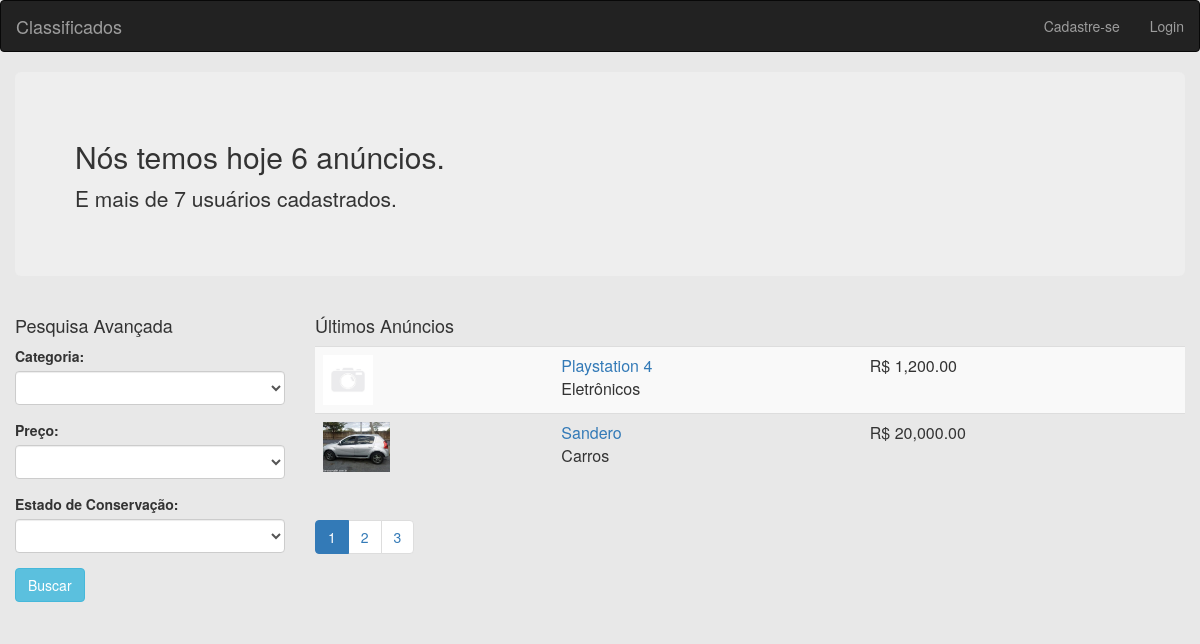
The page / on the database its author committed.
### tables this page shows
CREATE TABLE `anuncios` (
  `id` int(11) unsigned NOT NULL AUTO_INCREMENT,
  `id_usuario` int(11) NOT NULL,
  `id_categoria` int(11) NOT NULL,
  `titulo` varchar(100) DEFAULT NULL,
  `descricao` text,
  `valor` float DEFAULT NULL,
  `estado` int(11) DEFAULT NULL,
  PRIMARY KEY (`id`)
);

### core/controller.php (called while the page is built, shortened)
<?php
	class controller
	{
		public function loadTemplate($viewName, $viewData = array())
		{
			require 'views/template.php';
		}
		public function loadViewInTemplate($viewName, $viewData = array())
		{
			extract($viewData);
			require 'views/'.$viewName.'.php';
		}
	}
?>

### controllers/homeController.php (called while the page is built, shortened)
<?php
	class homeController extends controller
	{
		public function index($param_get = "", $filtros_cat_get = "",  $filtros_pre_get = "",  $filtros_est_get = "")
		{
			$dados = array();
			$a = new Anuncios();
			$u = new Usuarios();
			$c = new Categorias();
			if(isset($_POST['buscar'])) {
				$filtros['categoria'] = addslashes($_POST['categoria']);
				$filtros['preco']  = addslashes($_POST['preco']);
				$filtros['estado']  = addslashes($_POST['estado']);
			}
			else
			{
				$filtros = array(
				'categoria' => $filtros_cat_get,
				'preco' => $filtros_pre_get,
				'estado' => $filtros_est_get
				);
			}
			$total_anuncios = $a->getTotalAnuncios($filtros);
			$total_usuarios = $u->getTotalUsuarios();
			$p = 1;
			$por_pagina = 2;
			$total_paginas = ceil($total_anuncios / $por_pagina);
			$anuncios = $a->getUltimosAnuncios($p, $por_pagina, $filtros);
			$categorias = $c->getLista();
			$dados['total_anuncios'] = $total_anuncios;
			$dados['total_usuarios'] = $total_usuarios;
			$dados['categorias'] = $categorias;
			$dados['filtros'] = $filtros;
			$dados['anuncios'] = $anuncios;
			$dados['total_paginas'] = $total_paginas;
			$dados['p'] = $p;
			$this->loadTemplate('home', $dados);
		}
	}

### core/Core.php (called while the page is built, shortened)
<?php
	class Core
	{
		public function run()
		{
			$url = '/';
			$params = array();
			if(!empty($url) && $url != "/")
			{
				$url = explode('/', $url);
				array_shift($url);
				$currentController = $url[0].'Controller';
				array_shift($url);
				if(isset($url[0]) && !empty($url[0])){
					$currentAction = $url[0];
					array_shift($url);
				}
				else{
					$currentAction = "index";
				}
				if(count($url) > 0){
					$params = $url;
				}
			}
			else{
				$currentAction = 'index';
			}
			$c = new $currentController();
			call_user_func_array(array($c, $currentAction), $params);
		}
	}
?>

### index.php (called while the page is built, shortened)
<?php
	$core = new Core();
	$core->run();
?>

### models/model.php (called while the page is built, shortened)
<?php
	class model
	{
		public function __construct()
		{
			global $db;
			$this->db = $db;
		}
	}

### models/Anuncios.php (called while the page is built, shortened)
<?php
class Anuncios extends model {
	public function getTotalAnuncios($filtros) {
		$filtrostring = array('1=1');
		$sql = $this->db->prepare("SELECT COUNT(*) as c FROM anuncios WHERE ".implode(' AND ', $filtrostring));
		$sql->execute();
		$row = $sql->fetch();
		return $row['c'];
	}
	public function getUltimosAnuncios($page, $perPage, $filtros) {
		$offset = ($page - 1) * $perPage;
		$array = array();
		$filtrostring = array('1=1');
		$sql = $this->db->prepare("SELECT
			*,
			(select anuncios_imagens.url from anuncios_imagens where anuncios_imagens.id_anuncio = anuncios.id limit 1) as url,
			(select categorias.nome from categorias where categorias.id = anuncios.id_categoria) as categoria
			FROM anuncios WHERE ".implode(' AND ', $filtrostring)." ORDER BY id DESC LIMIT $offset, $perPage");
		$sql->execute();
		if($sql->rowCount() > 0) {
			$array = $sql->fetchAll();
		}
		return $array;
	}
}

### models/Usuarios.php (called while the page is built, shortened)
<?php
class Usuarios extends model
{
	public function getTotalUsuarios() {
		$sql = $this->db->query("SELECT COUNT(*) as c FROM usuarios");
		$row = $sql->fetch();
		return $row['c'];
	}
}
?>

### models/Categorias.php (called while the page is built)
<?php
class Categorias extends model {
	public function getLista() {
		$array = array();
		$sql = $this->db->query("SELECT * FROM categorias");
		if($sql->rowCount() > 0) {
			$array = $sql->fetchAll();
		}
		return $array;
	}
}
?>

### views/home.php (the view, shortened to what this page needs)
<div class="container-fluid">
	<div class="jumbotron">
		<h2>Nós temos hoje <?php echo $total_anuncios; ?> anúncios.</h2>
		<p>E mais de <?php echo $total_usuarios; ?> usuários cadastrados.</p>
	</div>
	<div class="row">
		<div class="col-sm-3">
			<h4>Pesquisa Avançada</h4>
			<form method="POST" action="<?php echo BASE_URL; ?>">
				<div class="form-group">
					<label for="categoria">Categoria:</label>
					<select id="categoria" name="categoria" class="form-control">
						<option></option>
						<?php foreach($categorias as $cat): ?>
						<option value="<?php echo $cat['id']; ?>" <?php echo ($cat['id']==$filtros['categoria'])?'selected="selected"':''; ?>><?php echo utf8_encode($cat['nome']); ?></option>
						<?php endforeach; ?>
					</select>
				</div>
				<div class="form-group">
					<label for="preco">Preço:</label>
					<select id="preco" name="preco" class="form-control">
						<option></option>
						<option value="0-50" <?php echo ($filtros['preco']=='0-50')?'selected="selected"':''; ?>>R$ 0 - 50</option>
					</select>
				</div>
				<div class="form-group">
					<label for="estado">Estado de Conservação:</label>
					<select id="estado" name="estado" class="form-control">
						<option></option>
						<option value="0" <?php echo ($filtros['estado']=='0')?'selected="selected"':''; ?>>Ruim</option>
					</select>
				</div>
				<div class="form-group">
					<input type="submit" name="buscar" class="btn btn-info" value="Buscar" />
				</div>
			</form>
		</div>
		<div class="col-sm-9">
			<h4>Últimos Anúncios</h4>
			<table class="table table-striped">
				<tbody>
					<?php foreach($anuncios as $anuncio): ?>
					<tr>
						<td>
							<?php if(!empty($anuncio['url'])): ?>
							<img src="<?php echo BASE_URL; ?>assets/images/anuncios/<?php echo $anuncio['url']; ?>" height="50" border="0" />
							<?php else: ?>
							<img src="<?php echo BASE_URL; ?>assets/images/default.jpg" height="50" border="0" />
							<?php endif; ?>
						</td>
						<td>
							<a href="<?php echo BASE_URL; ?>produto/abrir/<?php echo $anuncio['id']; ?>"><?php echo $anuncio['titulo']; ?></a><br/>
							<?php echo utf8_encode($anuncio['categoria']); ?>
						</td>
						<td>R$ <?php echo number_format($anuncio['valor'], 2); ?></td>
					</tr>
					<?php endforeach; ?>
				</tbody>
			</table>
			<ul class="pagination">
				<?php for($q=1;$q<=$total_paginas;$q++): ?>
				<li class="<?php echo ($p==$q)?'active':''; ?>"><a href="<?php echo BASE_URL; ?>home/index/<?php
				echo $q;
				?>/<?php echo !empty($filtros['categoria']) ? $filtros['categoria'] : 'sem-categoria'; ?>/<?php echo !empty($filtros['preco']) ? $filtros['preco'] : 'sem-preco'; ?>/<?php echo !empty($filtros['estado']) ? $filtros['estado'] : 'sem-estado'; ?>"><?php echo $q; ?></a></li>
				<?php endfor; ?>
			</ul>
		</div>
	</div>
</div>

### assets/css/style.css (style rules this page uses)
body { background-color: rgba(211,211,211, 0.5); }

### rows shown on the page
anuncios: titulo "Playstation 4", categoria "Eletrônicos", valor "1,200.00"
anuncios: titulo "Sandero", categoria "Carros", valor "20,000.00"

### other values the page prints
$total_anuncios "6"
$total_usuarios "7"
